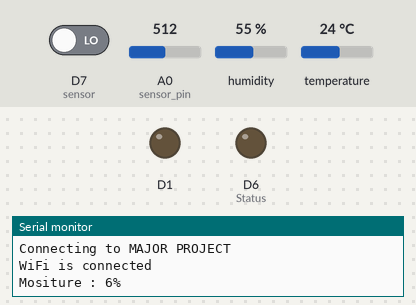
Simulated run of this sketch. Board: ESP8266 (NodeMCU). Parts: output pins drawn as LEDs (lit = HIGH), the last lines printed to the serial monitor. Inputs (shaded band) come from the test bench; at power-on: D7 (sensor) LOW, A0 (sensor_pin) = 512, humidity 55 %, temperature 24 °C. WiFi joins after 1.5 s; servers stay silent unless stated.

Above: at 3.5 s.
3.6 s: D7 (sensor) driven HIGH
At 11.3 s:
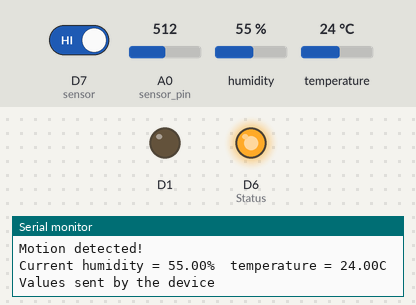
11.6 s: A0 (sensor_pin) set to 542
18.1 s: A0 (sensor_pin) set to 568
At 20.9 s:
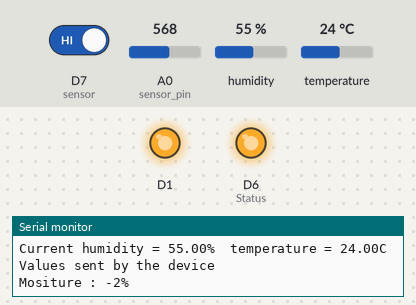
24.6 s: D7 (sensor) driven LOW
At 28.6 s:
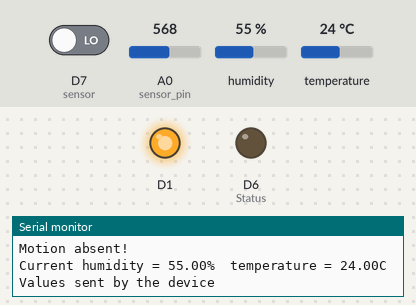
31.1 s: A0 (sensor_pin) set to 511
At 32.7 s:
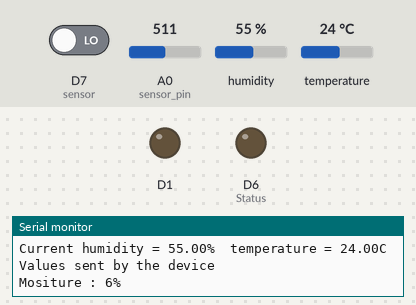
37.6 s: A0 (sensor_pin) set to 716
At 44.5 s:
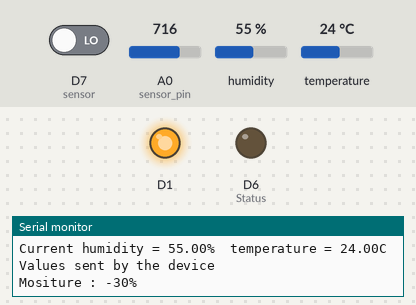
Timing chart, 0 to 45.5 s (numbered marks = the images above; inputs shaded):
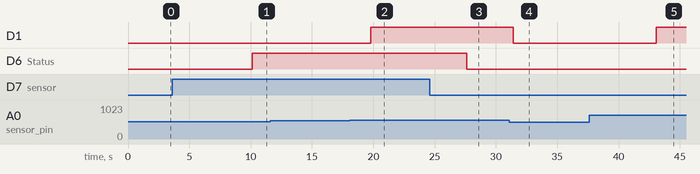

Measured:
- the behaviour switches between 558 and 559 on A0 (sensor_pin) (found by bisection; images 1 and 2)
- after the input at 3.6 s, D6 (Status): LOW → HIGH after 6.5 s
- after the input at 18.1 s, D1: LOW → HIGH after 1.7 s
- after the input at 24.6 s, D6 (Status): HIGH → LOW after 3.0 s
- after the input at 31.1 s, D1: HIGH → LOW after 0.33 s
- after the input at 37.6 s, D1: LOW → HIGH after 5.5 s

The sketch:

Final_smart_farm_ubidots.ino
```cpp
#include <ESP8266WiFi.h>
#include <Wire.h>
#include "DHT.h"        // including the library of DHT11 temperature and humidity sensor
#define DHTTYPE DHT11   // DHT 11

#define dht_dpin 0
#include "Ubidots.h"

DHT dht(dht_dpin, DHTTYPE);

int sensor_pin = A0; // Soil Sensor input at Analog PIN A0
int output_value ;
int moisture;

int Status = 12;
int sensor = D7;

//WiFiClient client;

const char* UBIDOTS_TOKEN = "BBFF-B6TUZGgPB5oegzPAwjTvouXbR3dMnJ";
const char* ssid     = "MAJOR PROJECT"; // Your ssid
const char* password = "12345678"; // Your Password
Ubidots ubidots(UBIDOTS_TOKEN, UBI_HTTP);

void setup() {
  Serial.begin(115200);
  delay(100);

  dht.begin();
  Serial.println("Humidity and temperature\n\n");
  delay(700);

  pinMode(D1,OUTPUT);
  pinMode(sensor, INPUT); // declare sensor as input
  pinMode(Status, OUTPUT);  // declare LED as output


ubidots.wifiConnect(ssid, password);
Serial.print("Connecting to ");
Serial.println(ssid);
WiFi.begin(ssid, password);

      while (WiFi.status() != WL_CONNECTED) {
         delay(500);
         Serial.print(".");
         }

Serial.println("");
Serial.println("WiFi is connected");

}


void loop() {

    moisture = irrigation_system();
    Serial.println();
    Serial.print("Mositure : ");
    Serial.print(output_value);
    Serial.println("%");


    long state = digitalRead(sensor);
    delay(1000);
    if(state == HIGH){
      digitalWrite (Status, HIGH);
      Serial.println("Motion detected!");
    }
    else {
      digitalWrite (Status, LOW);
      Serial.println("Motion absent!");
      }


    float h = dht.readHumidity();
    float t = dht.readTemperature();
    Serial.print("Current humidity = ");
    Serial.print(h);
    Serial.print("%  ");
    Serial.print("temperature = ");
    Serial.print(t);
    Serial.println("C  ");
    delay(800);

  ubidots.add("Temperature", t);// Change for your variable name
  ubidots.add("Current humidity",h);
  ubidots.add("Mositure",output_value);
  ubidots.add("Motion",state);
  ubidots.add("Motor",output_value);


  bool bufferSent = false;
  bufferSent = ubidots.send(); // Will send data to a device label that matches the device Id
  if (bufferSent) {
   Serial.println("Values sent by the device");
  }
  delay(3000);
}

int irrigation_system(){
   output_value= analogRead(sensor_pin);
 output_value = map(output_value,550,10,0,100);

   if(output_value<0){
      digitalWrite(D1,HIGH);
     }
     else{
            digitalWrite(D1,LOW);
     }
   delay(1000);
   return output_value;

   }
```
